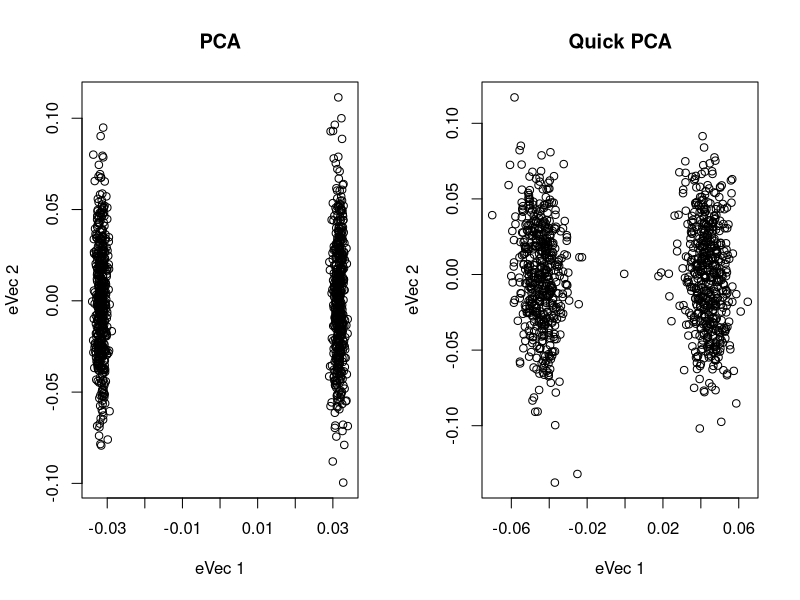

The R script that drew this image:
## ---- chunk 1
library(MASS)
N=1000 #sample size
M=2000 #SNP
X=matrix(0, N, M) #SNP matrix

#simulating snp
for(i in 1:M) {
  p1=runif(1, 0.1, 0.9)
  p2=1-p1
  X[1:(N/2),i]=rbinom(N/2, 2, p1)
  X[(N/2+1):N,i]=rbinom(N/2, 2, p2)
}

#conventional PCA
sX=scale(X)
G=sX%*%t(sX)
Geg=eigen(G)
#plot(Geg$vectors[,1], Geg$vectors[,2])


#quick pca
dm=30
sg=matrix(0,dm,dm)
diag(sg)=1
R=mvrnorm(M, rep(0, dm), Sigma=sg)
xt=sX%*%R
ss=apply(xt^2, 2, sum)
Y=matrix(0, nrow(xt), ncol(xt))
for(i in 1:length(ss)) {
  Y[,i]=xt[,i]/ss[i]
}

XtX=sX%*%t(sX)

maxiter=10
for(it in 1:maxiter) {
  xxt=XtX%*%Y
  ss1=apply(xxt^2, 2, sum)
  
  for(i in 1:length(ss1)) {
    Y[,i]=xxt[,i]/ss1[i]
  }
}

QR=qr.default(Y)
B=t(QR$qr)%*%sX
S=B%*%t(B)

eg=eigen(S)

U=QR$qr %*% eg$vectors
D=sqrt(eg$values/(N-1))  
P=U*D

par(mfrow = c(1,2))
plot(main="PCA", xlab="eVec 1", ylab="eVec 2", Geg$vectors[,1], Geg$vectors[,2])
plot(main="Quick PCA", xlab="eVec 1", ylab="eVec 2", U[,1], U[,2])
cor(Geg$vectors[,1], U[,1])
